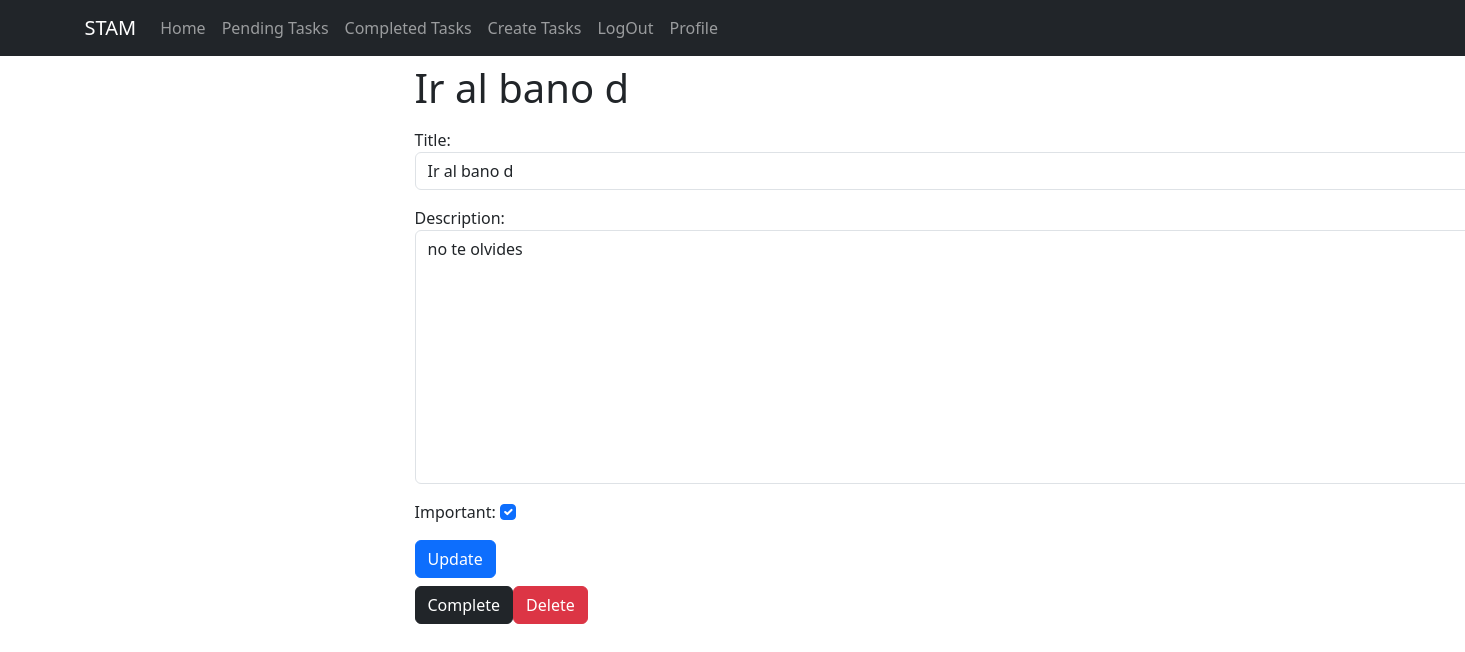
Screenshot of /tasks/2/ (signed in) with the database file from the repository.
### tasks/models.py (models this page shows, shortened)
class Task(models.Model):
    title = models.CharField(max_length=200)
    description = models.TextField(blank=True)
    created = models.DateTimeField(auto_now_add=True)
    datecompleted = models.DateTimeField(null=True, blank=True)
    important = models.BooleanField(default=False)
    user = models.ForeignKey(User, on_delete=models.CASCADE)

### tasks/views.py (the view, shortened to what this page needs)
# urls.py: path('tasks/<int:task_id>/', views.task_detail, name='task_detail'),
@login_required
def task_detail(request, task_id):
    if request.method == 'GET':
        task = get_object_or_404(Task, pk=task_id, user=request.user)
        form = TaskForm(instance=task)
        return render(request, 'task_detail.html',
                      {'task': task, 'form': form})

### tasks/forms.py
class TaskForm(forms.ModelForm):
    class Meta:
        model = Task
        fields = ['title', 'description','important']
        widgets = {
            'title': forms.TextInput(attrs={'class': 'form-control', 'placeholder': 'Write a Title'}),
            'description': forms.Textarea(attrs={'class': 'form-control', 'placeholder': 'Write a Description for the Task'}),
            'important': forms.CheckboxInput(attrs={'class': 'form-check-input text-center'})
        }

### tasks/templates/task_detail.html (shortened to what this page needs)
{% extends 'base.html' %}
{% block content %}
 <main class='container'>
   <div class="row">
    <div class="md-6 offset-md-3">
      <h1 class='text-secundary py-2'> {{ task.title }}</h1>
              <form method="POST">
                {{ form.as_p }}
               <button class="btn btn-primary">Update</button>
            </form>
        <div class='d-flex mt-2'>
            <form action="{% url 'complete_task' task.id %}" method="POST">
              <button class="btn btn-dark">Complete</button>
            </form>
              <form action="{% url 'delete_task' task.id %}" method="POST">
              <button class="btn btn-danger">Delete</button>
            </form>
        </div>
  </div>
  </div>
</main>
{% endblock %}

### rows the page displays
Task: title "Ir al bano d", description "no te olvides", important "☑"
